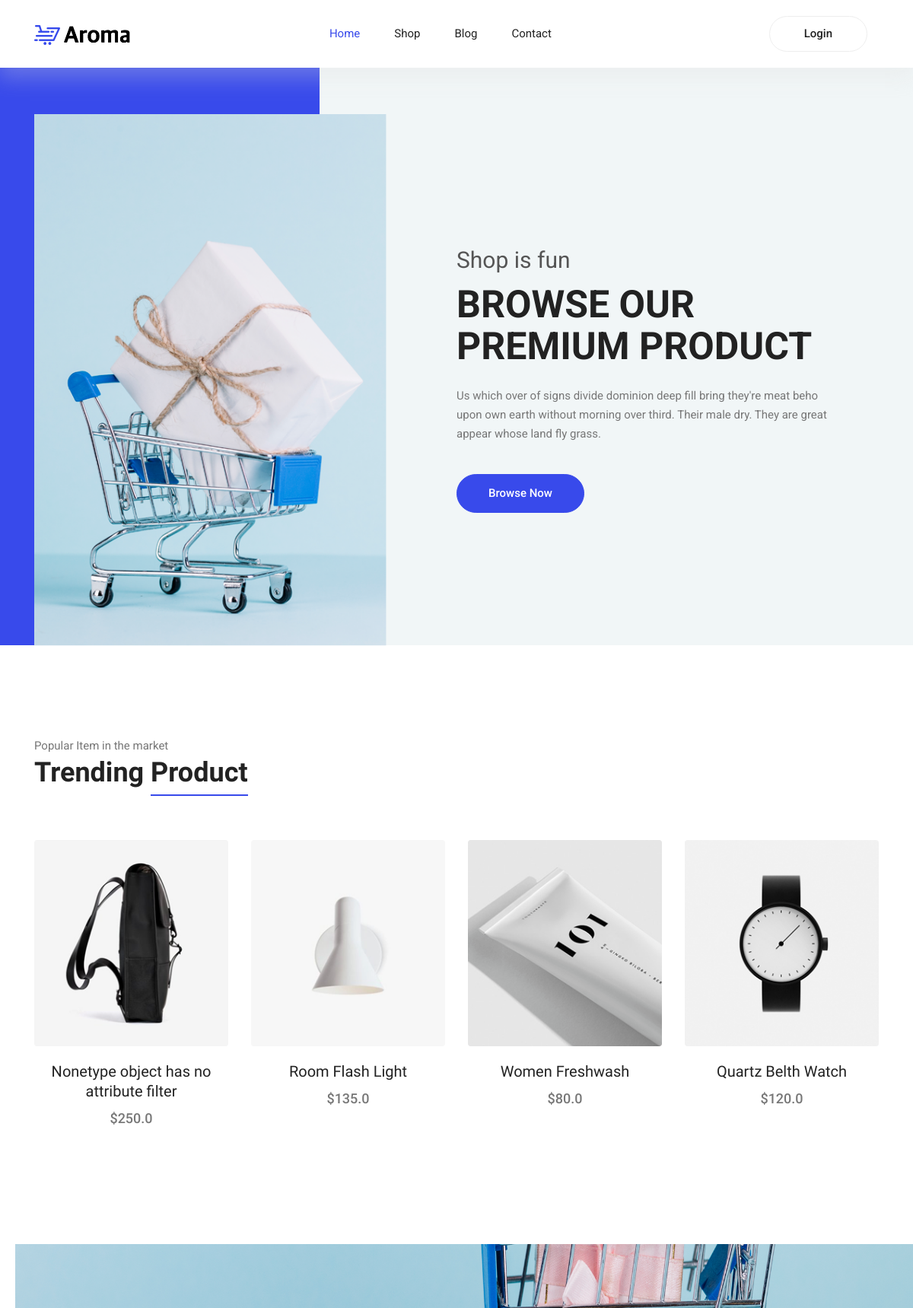
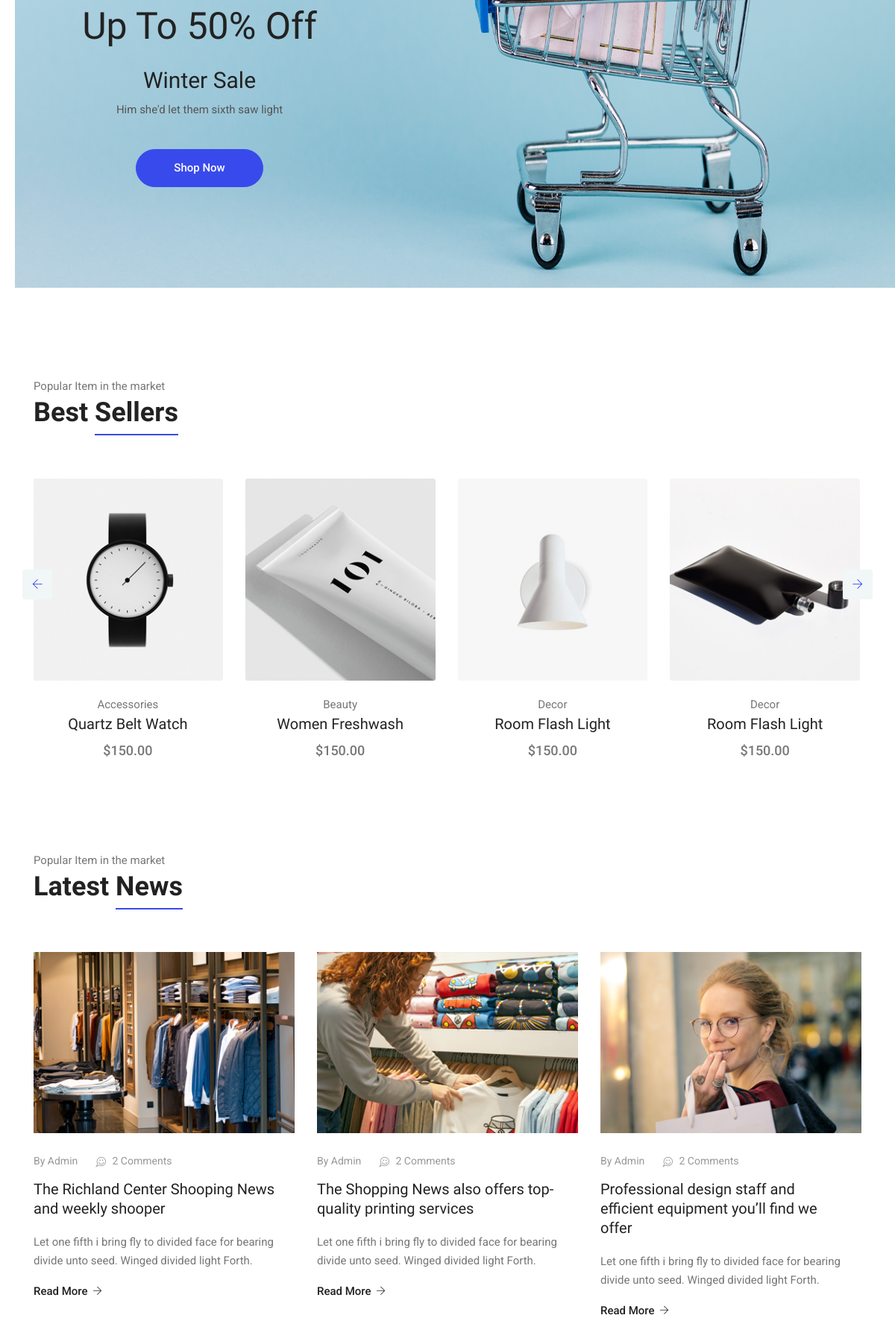
The page / (upper part) on the database its author committed (2 pictures, top to bottom).
### store/models.py (models this page shows, shortened)
class Item(models.Model):
    title = models.CharField(max_length=150)
    slug = models.SlugField()
    price = models.FloatField()
    mojodi = models.BooleanField(default=True)
    image = models.ImageField(upload_to='Product Image', blank=True, null=True)
    text = models.TextField()
    description = models.TextField()
    active = models.BooleanField(default=False)
    def get_single_product_url(self):
        return reverse('store:single-product', kwargs={
            'slug':self.slug,
            'pk':self.id
        })

### store/views.py (the view)
# urls.py: path('', views.IndexView.as_view(), name='index'),
class IndexView(View):
    def get(self, request):
        c = {
            'details': None,
            'products': Product.objects.filter(active=True)
        }
        open_order: Order = Order.objects.filter(owner_id=request.user.id, is_paid=False).first()
        if open_order is not None:
            c['details'] = open_order.orderdetail_set.all()
        return render(request, 'index.html', c)

### store/templates/index.html (shortened to what this page needs)
{% extends 'base.html' %}
{% load static %}
{% block body %}
  <main class="site-main">
    <section class="hero-banner">
      <div class="container">
        <div class="row no-gutters align-items-center pt-60px">
          <div class="col-5 d-none d-sm-block">
            <div class="hero-banner__img">
              <img class="img-fluid" src="{% static 'img/home/hero-banner.png' %}" alt="">
            </div>
          </div>
          <div class="col-sm-7 col-lg-6 offset-lg-1 pl-4 pl-md-5 pl-lg-0">
            <div class="hero-banner__content">
              <h4>Shop is fun</h4>
              <h1>Browse Our Premium Product</h1>
              <p>Us which over of signs divide dominion deep fill bring they're meat beho upon own earth without morning over third. Their male dry. They are great appear whose land fly grass.</p>
              <a class="button button-hero" href="{% url 'store:shop' %}">Browse Now</a>
            </div>
          </div>
        </div>
      </div>
    </section>
    <section class="section-margin calc-60px">
      <div class="container">
        <div class="section-intro pb-60px">
          <p>Popular Item in the market</p>
          <h2>Trending <span class="section-intro__style">Product</span></h2>
        </div>
        <div class="row">
          {% for p in products %}
            <div class="col-md-6 col-lg-4 col-xl-3">
              <div class="card text-center card-product">
                <div class="card-product__img">
                  <img class="card-img" src="{{ p.image.url }}" alt="">
                </div>
                <div class="card-body">
                  <h4 class="card-product__title"><a href="{{ p.get_single_product_url }}">{{ p.title }}</a></h4>
                  <p class="card-product__price">${{ p.price }}</p>
                </div>
              </div>
            </div>
          {% endfor %}
        </div>
      </div>
    </section>
    <section class="offer" id="parallax-1" data-anchor-target="#parallax-1" data-300-top="background-position: 20px 30px" data-top-bottom="background-position: 0 20px">
      <div class="container">
        <div class="row">
          <div class="col-xl-5">
            <div class="offer__content text-center">
              <h3>Up To 50% Off</h3>
              <h4>Winter Sale</h4>
              <p>Him she'd let them sixth saw light</p>
              <a class="button button--active mt-3 mt-xl-4" href="#">Shop Now</a>
            </div>
          </div>
        </div>
      </div>
    </section>
    <section class="section-margin calc-60px">
      <div class="container">
        <div class="section-intro pb-60px">
          <p>Popular Item in the market</p>
          <h2>Best <span class="section-intro__style">Sellers</span></h2>
        </div>
        <div class="owl-carousel owl-theme" id="bestSellerCarousel">
          <div class="card text-center card-product">
            <div class="card-product__img">
              <img class="img-fluid" src="{% static 'img/product/product1.png' %}" alt="">
            </div>
            <div class="card-body">
              <p>Accessories</p>
              <h4 class="card-product__title"><a href="single-product.html">Quartz Belt Watch</a></h4>
              <p class="card-product__price">$150.00</p>
            </div>
          </div>
          <div class="card text-center card-product">
            <div class="card-product__img">
              <img class="img-fluid" src="{% static 'img/product/product2.png' %}" alt="">
            </div>
            <div class="card-body">
              <p>Beauty</p>
              <h4 class="card-product__title"><a href="single-product.html">Women Freshwash</a></h4>
              <p class="card-product__price">$150.00</p>
            </div>
          </div>
          <div class="card text-center card-product">
            <div class="card-product__img">
              <img class="img-fluid" src="{% static 'img/product/product3.png' %}" alt="">
            </div>
            <div class="card-body">
              <p>Decor</p>
              <h4 class="card-product__title"><a href="single-product.html">Room Flash Light</a></h4>
              <p class="card-product__price">$150.00</p>
            </div>
          </div>
          <div class="card text-center card-product">
            <div class="card-product__img">
              <img class="img-fluid" src="{% static 'img/product/product4.png' %}" alt="">
            </div>
            <div class="card-body">
              <p>Decor</p>
              <h4 class="card-product__title"><a href="single-product.html">Room Flash Light</a></h4>
              <p class="card-product__price">$150.00</p>
            </div>
          </div>
        </div>
      </div>
    </section>
    <section class="blog">
      <div class="container">
        <div class="section-intro pb-60px">
          <p>Popular Item in the market</p>
          <h2>Latest <span class="section-intro__style">News</span></h2>
        </div>
        <div class="row">
          <div class="col-md-6 col-lg-4 mb-4 mb-lg-0">
            <div class="card card-blog">
              <div class="card-blog__img">
                <img class="card-img rounded-0" src="{% static 'img/blog/blog1.png' %}" alt="">
              </div>
              <div class="card-body">
                <ul class="card-blog__info">
                  <li><a href="#">By Admin</a></li>
                  <li><a href="#"><i class="ti-comments-smiley"></i> 2 Comments</a></li>
                </ul>
                <h4 class="card-blog__title"><a href="single-blog.html">The Richland Center Shooping News and weekly shooper</a></h4>
                <p>Let one fifth i bring fly to divided face for bearing divide unto seed. Winged divided light Forth.</p>
                <a class="card-blog__link" href="#">Read More <i class="ti-arrow-right"></i></a>
              </div>
            </div>
          </div>
          <div class="col-md-6 col-lg-4 mb-4 mb-lg-0">
            <div class="card card-blog">
              <div class="card-blog__img">
                <img class="card-img rounded-0" src="{% static 'img/blog/blog2.png' %}" alt="">
              </div>
              <div class="card-body">
                <ul class="card-blog__info">
                  <li><a href="#">By Admin</a></li>
                  <li><a href="#"><i class="ti-comments-smiley"></i> 2 Comments</a></li>
                </ul>
                <h4 class="card-blog__title"><a href="single-blog.html">The Shopping News also offers top-quality printing services</a></h4>
                <p>Let one fifth i bring fly to divided face for bearing divide unto seed. Winged divided light Forth.</p>
                <a class="card-blog__link" href="#">Read More <i class="ti-arrow-right"></i></a>
              </div>
            </div>
          </div>
          <div class="col-md-6 col-lg-4 mb-4 mb-lg-0">
            <div class="card card-blog">
              <div class="card-blog__img">
                <img class="card-img rounded-0" src="{% static 'img/blog/blog3.png' %}" alt="">
              </div>
              <div class="card-body">
                <ul class="card-blog__info">
                  <li><a href="#">By Admin</a></li>
                  <li><a href="#"><i class="ti-comments-smiley"></i> 2 Comments</a></li>
                </ul>
                <h4 class="card-blog__title"><a href="single-blog.html">Professional design staff and efficient equipment you’ll find we offer</a></h4>
                <p>Let one fifth i bring fly to divided face for bearing divide unto seed. Winged divided light Forth.</p>
                <a class="card-blog__link" href="#">Read More <i class="ti-arrow-right"></i></a>
              </div>
            </div>
          </div>
        </div>
      </div>
    </section>
  </main>
{% endblock %}

### static/css/style.css (style rules this page uses)
body { color:#777;font-family:"Roboto",sans-serif;font-size:15px;font-weight:400;line-height:1.667 }
ul { list-style-type:none;margin:0;padding:0 }
h1,h2,h3,h4,h5,h6 { font-family:"Oswald",sans-serif;color:#222;line-height:1.1 }
h1,.h1 { font-size:50px;font-weight:700 }
h2,.h2 { font-size:36px;font-weight:600 }
h3,.h3 { font-size:26px;font-weight:600 }
@media (min-width: 600px) { h3,.h3 { font-size:36px } }
h4,.h4 { font-size:20px;font-weight:400;line-height:1.3 }
a { display:inline-block }
.section-margin { margin:45px 0 }
@media (min-width: 980px) { .section-margin { margin:70px 0 } }
@media (min-width: 1100px) { .section-margin { margin:120px 0 } }
@media (min-width: 1100px) { .section-margin.calc-60px { margin:120px 0 70px 0 } }
.pb-60px { padding-bottom:60px }
.pt-60px { padding-top:60px }
.section-intro p { margin-bottom:3px }
.section-intro__style { border-bottom:2px solid #384aeb;padding-bottom:8px }
.hero-banner { background:#F1F6F7;position:relative;margin-bottom:10px }
@media (min-width: 991px) { .hero-banner { z-index:111 } }
.hero-banner::before { content:"";display:block;width:5%;height:100%;background:#384aeb;position:absolute;top:0;left:0 }
@media (min-width: 575px) { .hero-banner::before { width:20% } }
@media (min-width: 991px) { .hero-banner::before { width:35% } }
.hero-banner__img { position:relative;top:1px }
@media (min-width: 1000px) { .hero-banner__content { max-width:495px } }
.hero-banner__content h4 { font-size:30px;font-family:"Roboto",sans-serif;color:#555555;margin-bottom:12px }
.hero-banner__content h1 { font-family:"Roboto",sans-serif;font-size:25px;text-transform:uppercase;font-weight:700;margin-bottom:10px }
@media (min-width: 767px) { .hero-banner__content h1 { font-size:30px;margin-bottom:25px } }
@media (min-width: 991px) { .hero-banner__content h1 { font-size:50px } }
.hero-banner__content p { margin-bottom:10px }
@media (min-width: 767px) { .hero-banner__content p { margin-bottom:40px } }
.card-product { border:0;margin-bottom:30px }
.card-product p { margin-bottom:0 }
.card-product__img { position:relative }
.card-product__title a { color:#222 }
.card-product__price { font-size:18px;font-weight:500 }
.offer { background:url("../img/home/parallax-bg.png") right center no-repeat;background-size:cover }
@media (min-width: 1200px) { .offer { background-size:100% 100% } }
.offer__content { padding:100px 0 110px 0 }
@media (min-width: 1000px) { .offer__content { padding:122px 0 135px 0 } }
.offer__content h3 { font-size:35px;font-weight:400;margin-bottom:20px }
@media (min-width: 650px) { .offer__content h3 { font-size:50px;margin-bottom:25px } }
.offer__content h4 { font-size:30px }
.offer__content p { color:#555555 }
.card-blog { border:0 }
.card-blog .card-body { padding:25px 25px 25px 0 }
.card-blog__info { margin-bottom:12px }
.card-blog__info li { display:inline-block;font-size:14px;color:#999999 }
.card-blog__info li a { color:#999999 }
.card-blog__info li i,.card-blog__info li span { margin-right:5px;vertical-align:middle }
.card-blog__info li:not(:last-child) { margin-right:20px }
.card-blog__title { font-size:20px;margin-bottom:20px }
.card-blog__title a { color:#222 }
.card-blog__link { font-weight:500;color:#222 }
.card-blog__link i,.card-blog__link span { font-size:13px;padding-left:3px;display:inline-block;transition:all .5s ease }
.button { display:inline-block;border:1px solid #384aeb;border-radius:30px;color:#222;font-weight:500;padding:12px 50px;background:#384aeb;color:#fff;transition:all .4s ease }
.button-hero { padding:12px 41px }
.button--active { background:#384aeb;color:#fff }

### rows shown on the page
Item: image (picture), title "Nonetype object has no attribute filter", price "250.0"
Item: image (picture), title "Room Flash Light", price "135.0"
Item: image (picture), title "Women Freshwash", price "80.0"
Item: image (picture), title "Quartz Belth Watch", price "120.0"
